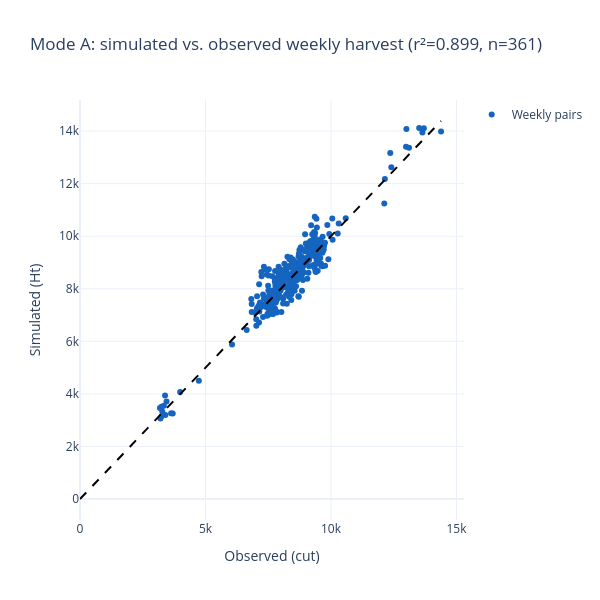
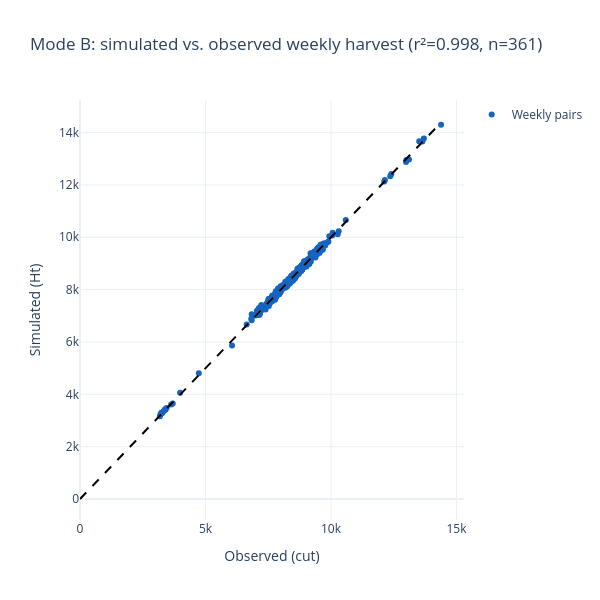
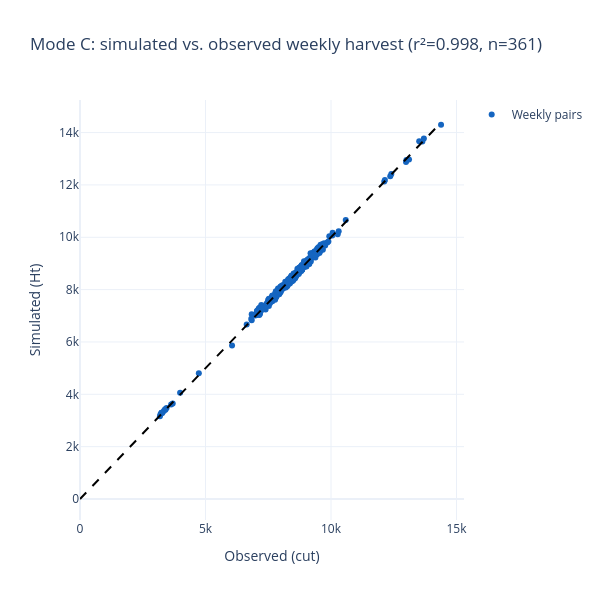

The code cell stored with these charts, in order, in its notebook:
### Markdown cell above
### Fig 5 style -- weekly scatter and r²

The paper's own r²=0.9858 is computed on **1058 pooled weekly** `(simulated, observed)` pairs
across 7 validation fields -- not on a cumulative curve (a cumulative-sum scatter gives a
near-trivially high r² regardless of fit quality, since both series only increase). Reproduced
here on weekly pairs over the whole scoring window, for every mode. r² = 1 - SS_res / SS_tot
around the observed mean, so it is negative when the simulation is worse than a flat line at the
observed mean.

### Code cell
def plot_weekly_scatter(mode: str) -> float:
    frame = scored(mode)
    score = r2(frame["obs_cut"], frame["Ht"])
    fig = go.Figure()
    fig.update_layout(width=600, height=600)
    fig.add_trace(go.Scatter(x=frame["obs_cut"], y=frame["Ht"], mode="markers", name="Weekly pairs", marker=dict(color="#1565C0")))
    hi = max(frame["obs_cut"].max(), frame["Ht"].max())
    fig.add_trace(go.Scatter(x=[0, hi], y=[0, hi], mode="lines", line=dict(color="black", dash="dash"), name="y=x", showlegend=False))
    fig.update_layout(
        title=f"{mode}: simulated vs. observed weekly harvest (r\u00b2={score:.3f}, n={len(frame)})",
        xaxis_title="Observed (cut)", yaxis_title="Simulated (Ht)", template="plotly_white",
    )
    fig.show()
    return score


fig5_r2 = {mode: plot_weekly_scatter(mode) for mode in MODES}
for mode, score in fig5_r2.items():
    print(f"{mode}: weekly r\u00b2 = {score:.3f}")

### Figure 1 — Plotly figure (JSON) as saved in the notebook; plotly's stock layout.template omitted (floating-point values rounded to 4 significant figures; data arrays with more than 128 entries replaced by an {"elided": "..."} marker saying what was removed)
{"data": [{"marker": {"color": "#1565C0"}, "mode": "markers", "name": "Weekly pairs", "type": "scatter", "x": {"elided": "361 float values"}, "y": {"elided": "361 float values"}}, {"line": {"color": "black", "dash": "dash"}, "mode": "lines", "name": "y=x", "showlegend": false, "type": "scatter", "x": [0, 14384], "y": [0, 14384]}], "layout": {"height": 600, "title": {"text": "Mode A: simulated vs. observed weekly harvest (r²=0.899, n=361)"}, "width": 600, "xaxis": {"title": {"text": "Observed (cut)"}}, "yaxis": {"title": {"text": "Simulated (Ht)"}}}}

### Figure 2 — Plotly figure (JSON) as saved in the notebook; plotly's stock layout.template omitted (floating-point values rounded to 4 significant figures; data arrays with more than 128 entries replaced by an {"elided": "..."} marker saying what was removed)
{"data": [{"marker": {"color": "#1565C0"}, "mode": "markers", "name": "Weekly pairs", "type": "scatter", "x": {"elided": "361 float values"}, "y": {"elided": "361 float values"}}, {"line": {"color": "black", "dash": "dash"}, "mode": "lines", "name": "y=x", "showlegend": false, "type": "scatter", "x": [0, 14384], "y": [0, 14384]}], "layout": {"height": 600, "title": {"text": "Mode B: simulated vs. observed weekly harvest (r²=0.998, n=361)"}, "width": 600, "xaxis": {"title": {"text": "Observed (cut)"}}, "yaxis": {"title": {"text": "Simulated (Ht)"}}}}

### Figure 3 — Plotly figure (JSON) as saved in the notebook; plotly's stock layout.template omitted (floating-point values rounded to 4 significant figures; data arrays with more than 128 entries replaced by an {"elided": "..."} marker saying what was removed)
{"data": [{"marker": {"color": "#1565C0"}, "mode": "markers", "name": "Weekly pairs", "type": "scatter", "x": {"elided": "361 float values"}, "y": {"elided": "361 float values"}}, {"line": {"color": "black", "dash": "dash"}, "mode": "lines", "name": "y=x", "showlegend": false, "type": "scatter", "x": [0, 14384], "y": [0, 14384]}], "layout": {"height": 600, "title": {"text": "Mode C: simulated vs. observed weekly harvest (r²=0.998, n=361)"}, "width": 600, "xaxis": {"title": {"text": "Observed (cut)"}}, "yaxis": {"title": {"text": "Simulated (Ht)"}}}}
